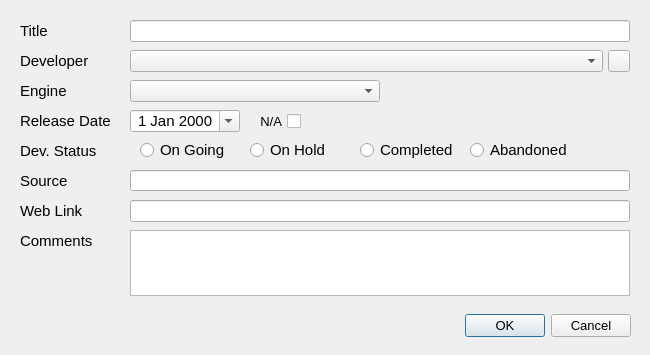
<?xml version="1.0" encoding="UTF-8"?>
<ui version="4.0">
 <class>NewTitleDialog</class>
 <widget class="QDialog" name="NewTitleDialog">
  <property name="geometry">
   <rect>
    <x>0</x>
    <y>0</y>
    <width>650</width>
    <height>355</height>
   </rect>
  </property>
  <property name="sizePolicy">
   <sizepolicy hsizetype="Fixed" vsizetype="Fixed">
    <horstretch>0</horstretch>
    <verstretch>0</verstretch>
   </sizepolicy>
  </property>
  <property name="minimumSize">
   <size>
    <width>650</width>
    <height>355</height>
   </size>
  </property>
  <property name="maximumSize">
   <size>
    <width>650</width>
    <height>355</height>
   </size>
  </property>
  <property name="font">
   <font>
    <pointsize>10</pointsize>
   </font>
  </property>
  <property name="windowTitle">
   <string>Add New Title</string>
  </property>
  <property name="windowIcon">
   <iconset>
    <normaloff>assets/drawer.png</normaloff>assets/drawer.png</iconset>
  </property>
  <property name="sizeGripEnabled">
   <bool>false</bool>
  </property>
  <property name="modal">
   <bool>false</bool>
  </property>
  <widget class="QDialogButtonBox" name="buttonBox">
   <property name="geometry">
    <rect>
     <x>290</x>
     <y>310</y>
     <width>341</width>
     <height>32</height>
    </rect>
   </property>
   <property name="font">
    <font>
     <pointsize>10</pointsize>
    </font>
   </property>
   <property name="orientation">
    <enum>Qt::Horizontal</enum>
   </property>
   <property name="standardButtons">
    <set>QDialogButtonBox::Cancel|QDialogButtonBox::Ok</set>
   </property>
  </widget>
  <widget class="QLineEdit" name="lineEdit">
   <property name="geometry">
    <rect>
     <x>130</x>
     <y>20</y>
     <width>500</width>
     <height>22</height>
    </rect>
   </property>
   <property name="font">
    <font>
     <pointsize>11</pointsize>
    </font>
   </property>
   <property name="text">
    <string/>
   </property>
  </widget>
  <widget class="QLineEdit" name="lineEdit_2">
   <property name="geometry">
    <rect>
     <x>130</x>
     <y>170</y>
     <width>500</width>
     <height>21</height>
    </rect>
   </property>
   <property name="font">
    <font>
     <pointsize>11</pointsize>
    </font>
   </property>
  </widget>
  <widget class="QLineEdit" name="lineEdit_3">
   <property name="geometry">
    <rect>
     <x>130</x>
     <y>200</y>
     <width>500</width>
     <height>22</height>
    </rect>
   </property>
   <property name="font">
    <font>
     <pointsize>11</pointsize>
    </font>
   </property>
  </widget>
  <widget class="QLabel" name="label">
   <property name="geometry">
    <rect>
     <x>20</x>
     <y>20</y>
     <width>111</width>
     <height>22</height>
    </rect>
   </property>
   <property name="font">
    <font>
     <family>Segoe UI</family>
     <pointsize>11</pointsize>
     <bold>false</bold>
    </font>
   </property>
   <property name="text">
    <string>Title</string>
   </property>
  </widget>
  <widget class="QLabel" name="label_2">
   <property name="geometry">
    <rect>
     <x>20</x>
     <y>50</y>
     <width>111</width>
     <height>22</height>
    </rect>
   </property>
   <property name="font">
    <font>
     <family>Segoe UI</family>
     <pointsize>11</pointsize>
     <bold>false</bold>
    </font>
   </property>
   <property name="text">
    <string>Developer</string>
   </property>
  </widget>
  <widget class="QLabel" name="label_3">
   <property name="geometry">
    <rect>
     <x>20</x>
     <y>110</y>
     <width>111</width>
     <height>22</height>
    </rect>
   </property>
   <property name="font">
    <font>
     <family>Segoe UI</family>
     <pointsize>11</pointsize>
     <bold>false</bold>
    </font>
   </property>
   <property name="text">
    <string>Release Date</string>
   </property>
  </widget>
  <widget class="QComboBox" name="comboBox">
   <property name="geometry">
    <rect>
     <x>130</x>
     <y>50</y>
     <width>473</width>
     <height>22</height>
    </rect>
   </property>
  </widget>
  <widget class="QLabel" name="label_4">
   <property name="geometry">
    <rect>
     <x>20</x>
     <y>170</y>
     <width>111</width>
     <height>22</height>
    </rect>
   </property>
   <property name="font">
    <font>
     <family>Segoe UI</family>
     <pointsize>11</pointsize>
     <bold>false</bold>
    </font>
   </property>
   <property name="text">
    <string>Source</string>
   </property>
  </widget>
  <widget class="QDateEdit" name="dateEdit">
   <property name="geometry">
    <rect>
     <x>130</x>
     <y>110</y>
     <width>110</width>
     <height>22</height>
    </rect>
   </property>
   <property name="font">
    <font>
     <pointsize>11</pointsize>
     <bold>false</bold>
    </font>
   </property>
   <property name="frame">
    <bool>true</bool>
   </property>
   <property name="alignment">
    <set>Qt::AlignCenter</set>
   </property>
   <property name="minimumDate">
    <date>
     <year>2000</year>
     <month>1</month>
     <day>1</day>
    </date>
   </property>
   <property name="calendarPopup">
    <bool>true</bool>
   </property>
   <property name="date">
    <date>
     <year>2000</year>
     <month>1</month>
     <day>1</day>
    </date>
   </property>
  </widget>
  <widget class="QPushButton" name="pushButton">
   <property name="geometry">
    <rect>
     <x>608</x>
     <y>50</y>
     <width>22</width>
     <height>22</height>
    </rect>
   </property>
   <property name="font">
    <font>
     <pointsize>11</pointsize>
     <bold>true</bold>
    </font>
   </property>
   <property name="toolTip">
    <string>Add New Developer</string>
   </property>
   <property name="text">
    <string/>
   </property>
   <property name="icon">
    <iconset>
     <normaloff>assets/add-dev.png</normaloff>assets/add-dev.png</iconset>
   </property>
  </widget>
  <widget class="QLabel" name="label_5">
   <property name="geometry">
    <rect>
     <x>20</x>
     <y>200</y>
     <width>111</width>
     <height>22</height>
    </rect>
   </property>
   <property name="font">
    <font>
     <family>Segoe UI</family>
     <pointsize>11</pointsize>
     <bold>false</bold>
    </font>
   </property>
   <property name="text">
    <string>Web Link</string>
   </property>
  </widget>
  <widget class="QLabel" name="label_6">
   <property name="geometry">
    <rect>
     <x>20</x>
     <y>80</y>
     <width>111</width>
     <height>22</height>
    </rect>
   </property>
   <property name="font">
    <font>
     <family>Segoe UI</family>
     <pointsize>11</pointsize>
     <bold>false</bold>
    </font>
   </property>
   <property name="text">
    <string>Engine</string>
   </property>
  </widget>
  <widget class="QComboBox" name="comboBox_2">
   <property name="geometry">
    <rect>
     <x>130</x>
     <y>80</y>
     <width>250</width>
     <height>22</height>
    </rect>
   </property>
   <property name="font">
    <font>
     <pointsize>11</pointsize>
    </font>
   </property>
  </widget>
  <widget class="QLabel" name="label_7">
   <property name="geometry">
    <rect>
     <x>20</x>
     <y>230</y>
     <width>111</width>
     <height>22</height>
    </rect>
   </property>
   <property name="font">
    <font>
     <family>Segoe UI</family>
     <pointsize>11</pointsize>
     <bold>false</bold>
    </font>
   </property>
   <property name="text">
    <string>Comments</string>
   </property>
  </widget>
  <widget class="QPlainTextEdit" name="plainTextEdit">
   <property name="geometry">
    <rect>
     <x>130</x>
     <y>230</y>
     <width>500</width>
     <height>66</height>
    </rect>
   </property>
   <property name="font">
    <font>
     <pointsize>11</pointsize>
    </font>
   </property>
   <property name="plainText">
    <string/>
   </property>
  </widget>
  <widget class="QCheckBox" name="checkBox">
   <property name="geometry">
    <rect>
     <x>250</x>
     <y>111</y>
     <width>51</width>
     <height>20</height>
    </rect>
   </property>
   <property name="toolTip">
    <string>Check if date not available</string>
   </property>
   <property name="layoutDirection">
    <enum>Qt::RightToLeft</enum>
   </property>
   <property name="text">
    <string>N/A</string>
   </property>
  </widget>
  <widget class="QLabel" name="label_8">
   <property name="geometry">
    <rect>
     <x>20</x>
     <y>140</y>
     <width>111</width>
     <height>22</height>
    </rect>
   </property>
   <property name="font">
    <font>
     <family>Segoe UI</family>
     <pointsize>11</pointsize>
     <bold>false</bold>
    </font>
   </property>
   <property name="text">
    <string>Dev. Status</string>
   </property>
  </widget>
  <widget class="QWidget" name="widget" native="true">
   <property name="geometry">
    <rect>
     <x>130</x>
     <y>130</y>
     <width>501</width>
     <height>40</height>
    </rect>
   </property>
   <widget class="QRadioButton" name="radioButton">
    <property name="geometry">
     <rect>
      <x>10</x>
      <y>10</y>
      <width>100</width>
      <height>20</height>
     </rect>
    </property>
    <property name="font">
     <font>
      <pointsize>11</pointsize>
     </font>
    </property>
    <property name="text">
     <string>On Going</string>
    </property>
   </widget>
   <widget class="QRadioButton" name="radioButton_2">
    <property name="geometry">
     <rect>
      <x>120</x>
      <y>10</y>
      <width>100</width>
      <height>20</height>
     </rect>
    </property>
    <property name="font">
     <font>
      <pointsize>11</pointsize>
     </font>
    </property>
    <property name="text">
     <string>On Hold</string>
    </property>
   </widget>
   <widget class="QRadioButton" name="radioButton_3">
    <property name="geometry">
     <rect>
      <x>230</x>
      <y>10</y>
      <width>100</width>
      <height>20</height>
     </rect>
    </property>
    <property name="font">
     <font>
      <pointsize>11</pointsize>
     </font>
    </property>
    <property name="text">
     <string>Completed</string>
    </property>
   </widget>
   <widget class="QRadioButton" name="radioButton_4">
    <property name="geometry">
     <rect>
      <x>340</x>
      <y>10</y>
      <width>100</width>
      <height>20</height>
     </rect>
    </property>
    <property name="font">
     <font>
      <pointsize>11</pointsize>
     </font>
    </property>
    <property name="text">
     <string>Abandoned</string>
    </property>
   </widget>
  </widget>
  <zorder>lineEdit_2</zorder>
  <zorder>buttonBox</zorder>
  <zorder>lineEdit</zorder>
  <zorder>lineEdit_3</zorder>
  <zorder>label</zorder>
  <zorder>label_2</zorder>
  <zorder>label_3</zorder>
  <zorder>comboBox</zorder>
  <zorder>label_4</zorder>
  <zorder>dateEdit</zorder>
  <zorder>pushButton</zorder>
  <zorder>label_5</zorder>
  <zorder>label_6</zorder>
  <zorder>comboBox_2</zorder>
  <zorder>label_7</zorder>
  <zorder>plainTextEdit</zorder>
  <zorder>checkBox</zorder>
  <zorder>label_8</zorder>
  <zorder>widget</zorder>
 </widget>
 <tabstops>
  <tabstop>lineEdit</tabstop>
  <tabstop>comboBox</tabstop>
  <tabstop>pushButton</tabstop>
  <tabstop>comboBox_2</tabstop>
  <tabstop>dateEdit</tabstop>
  <tabstop>checkBox</tabstop>
  <tabstop>radioButton</tabstop>
  <tabstop>radioButton_2</tabstop>
  <tabstop>radioButton_3</tabstop>
  <tabstop>radioButton_4</tabstop>
  <tabstop>lineEdit_2</tabstop>
  <tabstop>lineEdit_3</tabstop>
  <tabstop>plainTextEdit</tabstop>
 </tabstops>
 <resources/>
 <connections>
  <connection>
   <sender>buttonBox</sender>
   <signal>accepted()</signal>
   <receiver>NewTitleDialog</receiver>
   <slot>accept()</slot>
   <hints>
    <hint type="sourcelabel">
     <x>248</x>
     <y>254</y>
    </hint>
    <hint type="destinationlabel">
     <x>157</x>
     <y>274</y>
    </hint>
   </hints>
  </connection>
  <connection>
   <sender>buttonBox</sender>
   <signal>rejected()</signal>
   <receiver>NewTitleDialog</receiver>
   <slot>reject()</slot>
   <hints>
    <hint type="sourcelabel">
     <x>316</x>
     <y>260</y>
    </hint>
    <hint type="destinationlabel">
     <x>286</x>
     <y>274</y>
    </hint>
   </hints>
  </connection>
 </connections>
</ui>
